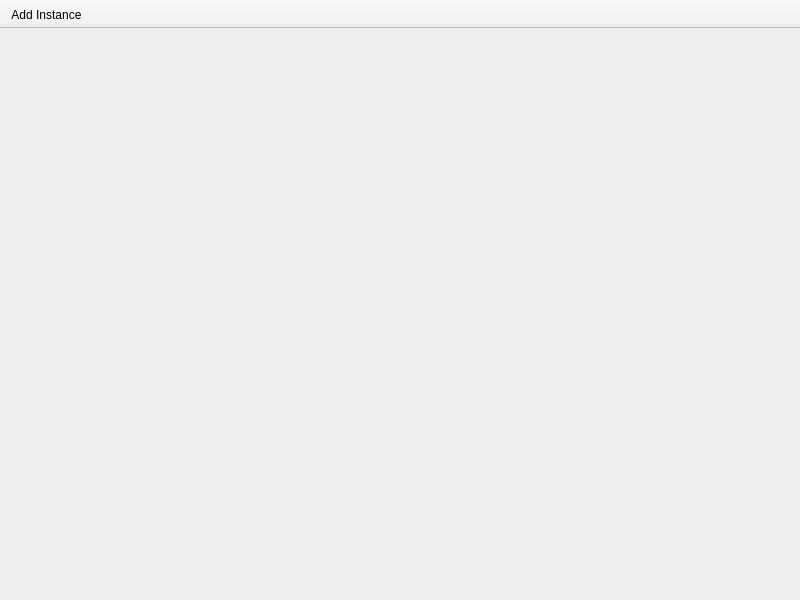
<?xml version="1.0" encoding="UTF-8"?>
<ui version="4.0">
 <class>MainWindow</class>
 <widget class="QMainWindow" name="MainWindow">
  <property name="geometry">
   <rect>
    <x>0</x>
    <y>0</y>
    <width>800</width>
    <height>600</height>
   </rect>
  </property>
  <property name="contextMenuPolicy">
   <enum>Qt::NoContextMenu</enum>
  </property>
  <property name="windowTitle">
   <string>NickelLauncher</string>
  </property>
  <widget class="QWidget" name="centralwidget">
   <layout class="QVBoxLayout" name="vertical_layout">
    <property name="spacing">
     <number>0</number>
    </property>
    <property name="leftMargin">
     <number>0</number>
    </property>
    <property name="topMargin">
     <number>0</number>
    </property>
    <property name="rightMargin">
     <number>0</number>
    </property>
    <property name="bottomMargin">
     <number>0</number>
    </property>
   </layout>
  </widget>
  <widget class="QToolBar" name="toolbar">
   <property name="movable">
    <bool>false</bool>
   </property>
   <attribute name="toolBarArea">
    <enum>TopToolBarArea</enum>
   </attribute>
   <attribute name="toolBarBreak">
    <bool>false</bool>
   </attribute>
   <addaction name="action_add_instance"/>
  </widget>
  <action name="action_add_instance">
   <property name="text">
    <string>Add Instance</string>
   </property>
  </action>
 </widget>
 <resources/>
 <connections/>
</ui>
